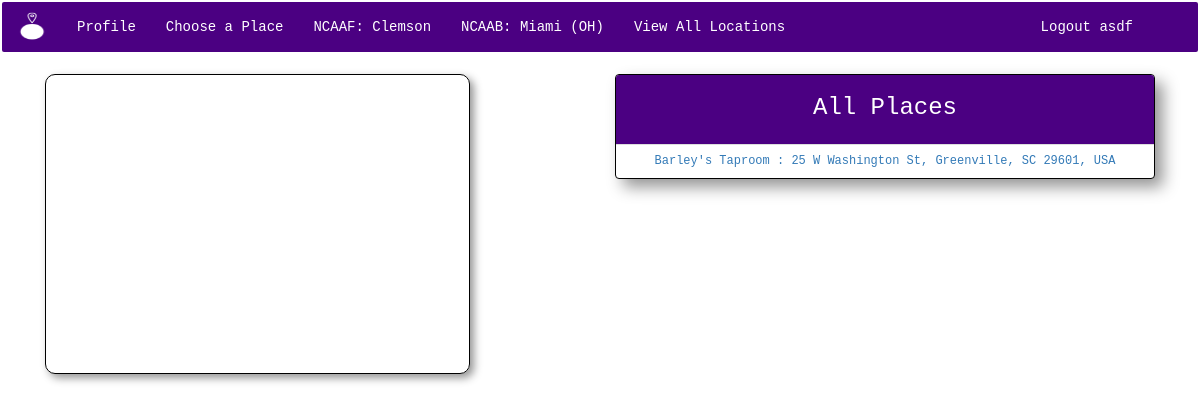
The app's page / (signed in) with its own data.
### app/models.py (models this page shows, shortened)
class Profile(models.Model):
    prof_user = models.OneToOneField(User)
    bio = models.TextField(null=True, blank=True)
    basketball = models.ForeignKey(BasketballTeam, null=True, blank=True)
    football = models.ForeignKey(FootballTeam, null=True, blank=True)
    city = models.CharField(max_length=50, null=True, blank=True)
    state = models.ForeignKey(State, null=True, blank=True)
    zipcode = models.CharField(max_length=10, null=True, blank=True)
    photo = models.ImageField(upload_to="profile_photos", null=True, blank=True, verbose_name="Profile Photo")

class FootballTeam(models.Model):
    school = models.CharField(max_length=30)
    name = models.CharField(max_length=30)
    def __str__(self):
        return self.school
    class Meta:
        ordering = ["school"]

class BasketballTeam(models.Model):
    school = models.CharField(max_length=30)
    name = models.CharField(max_length=30)
    def __str__(self):
        return self.school
    class Meta:
        ordering = ["school"]

class Location(models.Model):
    location_name = models.CharField(max_length=50, null=True, blank=True)
    location_city = models.CharField(max_length=50, null=True, blank=True)
    location_address = models.CharField(max_length=50, null=True, blank=True)
    location_zip = models.CharField(max_length=10, null=True, blank=True)
    geolocation = GeopositionField(null=True, blank=True)
    class Meta:
        ordering = ["location_name"]

### app/views.py (the view)
# urls.py: url(r'^$', AllLocationsListView.as_view(), name="all_locations_list_view"),
class AllLocationsListView(ListView):
    template_name = "app/all_location_list.html"
    GEOPOSITION_GOOGLE_MAPS_API_KEY = os.environ["maps_key"]
    def get_context_data(self, **kwargs):
        from geoposition import Geoposition
        context = super().get_context_data(**kwargs)
        context["key"] = GEOPOSITION_GOOGLE_MAPS_API_KEY
        return context
    def get_queryset(self):
        return Location.objects.all()

### app/models.py (called while the page is built)
    def __str__(self):
        return self.state_name

### templates/app/all_location_list.html (shortened to what this page needs)
{% extends "base.html" %}
{% block content %}
    <body>
      <div class="col-md-6">
        <div id="map-canvas"></div>
      </div>
      <div id="places" class="col-md-6">
        <div class="center">
          <div class="panel panel-default">
            <div class="panel-heading">
              <h3>All Places</h3>
            </div>
            <ul class="list-group">
              {% for location in object_list %}
              <li class="list-group-item"><a href="{% url 'football_checkin_list_view' location.pk %}?lat={{ location.location_address.0.lat }}&lng={{ location.location_address.1.lng }}&name={{ location.location_name }}&city={{ location.location_city }}&address={{ location.location_address }}"><h6>{{ location.location_name }} : {{ location.location_address }}</h6></a></li>
              {% endfor %}
            </ul>
          </div>
        </div>
      </div>
    </body>
<br><br>
{% endblock %}

### templates/base.html (shortened to what this page needs)
<!DOCTYPE html>
{% load staticfiles %}
    <link rel="stylesheet" href='{% static "app/css/bootstrap.css" %}' media="screen" title="bootstrap" charset="utf-8">
    <link rel="stylesheet" href='{% static "app/css/app.css" %}' media="screen" title="bootstrap" charset="utf-8">
      {% if request.user.is_authenticated %}
      <nav class="navbar navbar-default">
      <ul class="nav navbar-nav">
        <li><img id="navbar_logo" src='{% static "app/fanatik.png" %}' alt="" /></li>
        <li><a href="{% url 'profile_update_view' %}" role="button">Profile</a></li>
        <li><a href="{% url 'get_places_view' %}">Choose a Place</a></li>
        <li><a href="{% url 'football_location_list_view' %}">NCAAF: {{ request.user.profile.football }}</a></li>
        <li><a href="{% url 'basketball_location_list_view' %}">NCAAB: {{ request.user.profile.basketball }}</a></li>
        <li><a href="{% url 'all_locations_list_view' %}">View All Locations</a></li>
        <li id="right"><a href="{% url 'logout' %}?next=/" role="button">Logout {{ request.user }}</a></li>
      </nav>
      {% endif %}
      <div class="container">
        {% block content %}
        {% endblock %}
      </div>

### app/static/app/css/app.css (style rules this page uses)
html, body { min-height : 100%; font-family: courier; background-image: url("https://s3-us-west-2.amazonaws.com/fanatik/app/sportsfans2.png"), url("https://s3-us-west-2.amazonaws.com/fanatik/app/map_background.png"); background-repeat: no-repeat, repeat; background-position: center bottom, 200% 100%; background-size: 100% auto, 100% auto; background-attachment: fixed; }
#navbar_logo { padding-top: 10px; height: 40px; width: 60px; border: 0px; }
.navbar { background-color: indigo; border: 2px solid white; }
.nav.navbar-nav li a { color: white; }
.center { text-align: center; }
#right { position: absolute; right: 50px; }
.panel .panel-heading { background-color: indigo; color: white; height: 70px; padding-top: 0.1px; text-align: center; }
.panel.panel-default { box-shadow: 8px 8px 16px rgba(0, 0, 0, 0.42); border: 1px solid black; }
.list-group-item { position: relative; padding: 0px 10px; line-height: 2em; border: 1px solid black; font-size: 15px; vertical-align: text-top; }
#map-canvas { border-radius: 10px; border: 1px solid black; box-shadow: 4px 4px 8px rgba(0, 0, 0, 0.42); }

### templates/app/all_location_list.html (style rules this page uses)
#map-canvas { height: 300px; width: 425px }

### records on screen
Location: location_name "Barley's Taproom", location_address "25 W Washington St, Greenville, SC 29601, USA"

### other values on screen
{{ request.user.profile.football }} "Clemson"
{{ request.user.profile.basketball }} "Miami (OH)"
{{ request.user }} "asdf"
